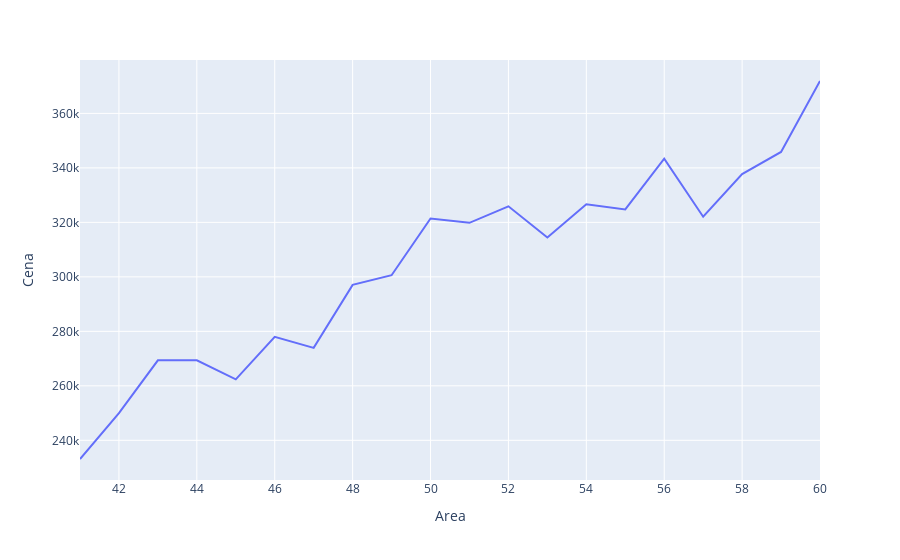

Notebook code cell kept with this figure:
### Code cell
from data import calc_avg_price_per_area

avg_price_per_area = calc_avg_price_per_area(data)
fig = go.Figure(data=px.line(avg_price_per_area, x="Area", y="Cena"))
fig.show()

### Figure 1 — Plotly figure (JSON) as saved in the notebook; plotly's stock layout.template omitted (floating-point values rounded to 4 significant figures)
{"data": [{"hovertemplate": "Area=%{x}<br>Cena=%{y}<extra></extra>", "legendgroup": "", "line": {"color": "#636efa", "dash": "solid"}, "mode": "lines", "name": "", "orientation": "v", "showlegend": false, "type": "scatter", "x": [41, 42, 43, 44, 45, 46, 47, 48, 49, 50, 51, 52, 53, 54, 55, 56, 57, 58, 59, 60], "xaxis": "x", "y": [233100.0, 250000.0, 269400.0, 269400.0, 262400.0, 278000.0, 273900.0, 297100.0, 300600.0, 321400.0, 319800.0, 325900.0, 314400.0, 326700.0, 324700.0, 343400.0, 322100.0, 337700.0, 345800.0, 371900.0], "yaxis": "y"}], "layout": {"legend": {"tracegroupgap": 0}, "margin": {"t": 60}, "xaxis": {"anchor": "y", "domain": [0, 1], "title": {"text": "Area"}}, "yaxis": {"anchor": "x", "domain": [0, 1], "title": {"text": "Cena"}}}}
